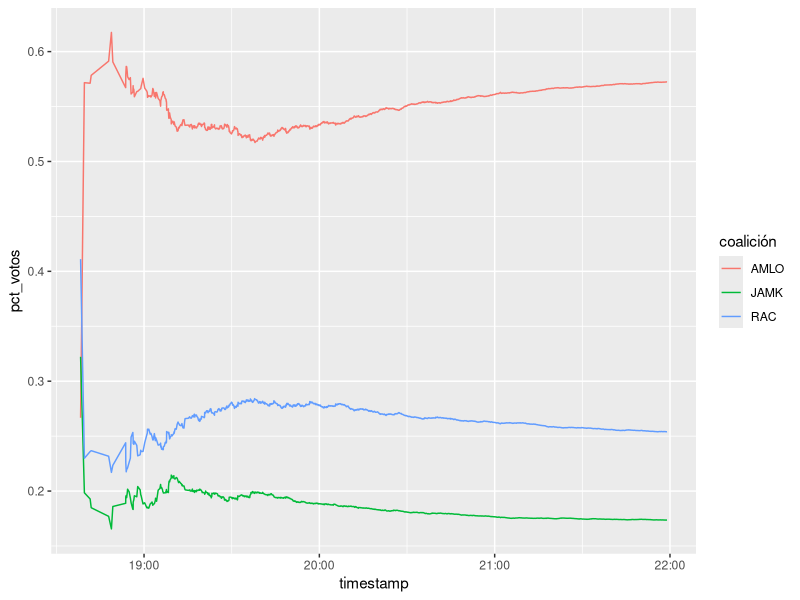
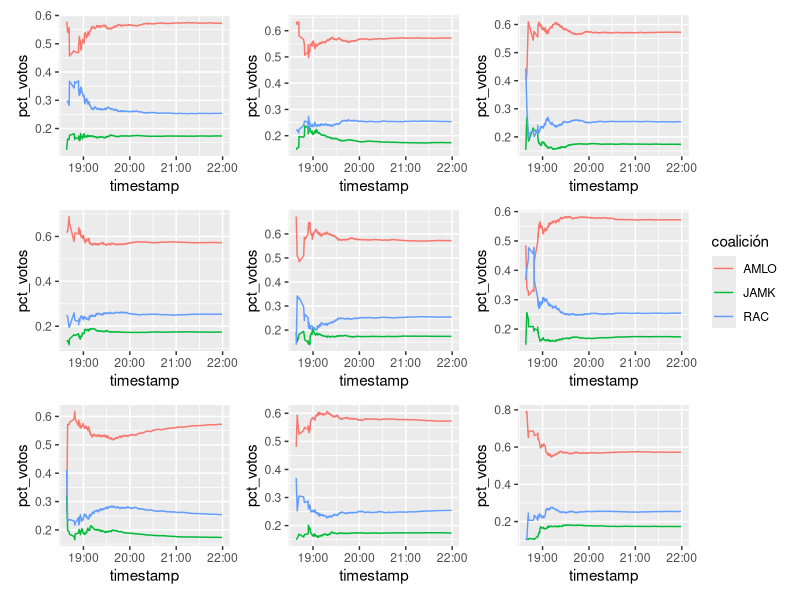
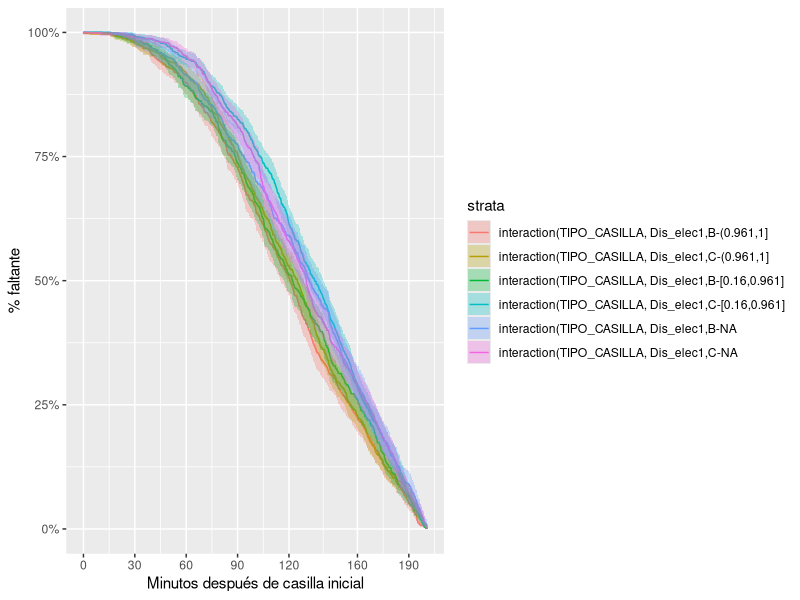

R code for these plots, in order:
## ---- chunk 1
library(tidyverse)
library(lubridate)
library(patchwork)
install.packages("ggfortify")
## ---- chunk 2
#remesas <- read_delim("../datos/REMESAS0100012200.txt", delim = "|", skip = 1) %>%
#  mutate(timestamp = ymd_hms(paste(ANIO, MES, DIA, HORA, MINUTOS, SEGUNDOS, sep = "-")))
remesas <- read_csv("../datos/REMESAS0100012200_.txt") %>% 
  mutate(timestamp = ymd_hms(paste(ANIO, MES, DIA, HORA, MINUTOS, SEGUNDOS, sep = "-")))
## ---- chunk 3
graficar_acumulados <- function(votos, reordenar = FALSE){
  if(reordenar){
    votos <- votos %>% 
      group_by(timestamp) %>% 
      nest() %>% 
      ungroup() %>% 
      mutate(timestamp = sample(timestamp, length(timestamp))) %>% 
      unnest(cols = data)
  }
  votos_pct <- votos %>% 
    filter(coalición != "JHRC") %>% 
    group_by(timestamp, coalición) %>% 
    summarise(num_votos = sum(num_votos), .groups = "drop") %>% 
    group_by(coalición)  %>%
    arrange(timestamp) %>% 
    mutate(acum_votos = cumsum(num_votos)) %>% 
    group_by(timestamp) %>% 
    mutate(total_votos = sum(acum_votos),
         pct_votos = acum_votos / total_votos) 
  graf <- ggplot(votos_pct, aes(x = timestamp, y = pct_votos, group = coalición, colour = coalición)) +
  geom_line()
  graf
}
## ---- chunk 4
votos <- remesas %>% select(timestamp, RAC:JHRC) %>% 
  pivot_longer(RAC:JHRC, names_to = "coalición", values_to = "num_votos")
g_datos <- graficar_acumulados(votos)
g_datos
## ---- chunk 5
grafs_lista <- map(1:9, ~ graficar_acumulados(votos, reordenar = TRUE)) 
grafs_lista[[sample(1:9, 1)]] <- g_datos
wrap_plots(grafs_lista, ncol = 3, guides = "collect")
## ---- chunk 6
library(survival)
library(ggfortify)
llegadas_tbl <- remesas %>% select(timestamp, TIPO_CASILLA, RAC, JAMK, AMLO, 
                                   Dis_elec1, Dis_tele1, Dis_lava1, Viv_tot) %>%
  mutate(across(starts_with("Dis_"), ~ .x / Viv_tot)) %>%  
  mutate(across(starts_with("Dis_"), ~ cut_number(.x, 2) %>% as.character)) %>% 
  mutate(across(starts_with("Dis_"), ~ ifelse(is.na(.x), "NA", .x))) %>% 
  mutate(tiempo = difftime(timestamp , min(timestamp), units = "mins") %>% as.numeric) %>% 
  mutate(status= 1)
## ---- chunk 7
llegadas_tbl <- llegadas_tbl %>% 
  mutate(y  = Surv(tiempo, status))
casillas_ajuste <- survfit(y ~ interaction(TIPO_CASILLA, Dis_elec1, sep = "-"), 
                  data = llegadas_tbl %>% filter(TIPO_CASILLA %in% c("B", "C")))
#autoplot(casillas_ajuste) + xlab("Minutos después de casilla inicial") + ylab("% faltante") + 
#  xlim(c(60, 180))
km_tbl <- fortify(casillas_ajuste) %>% 
  as_tibble() %>% 
  mutate(strata = as.character(strata)) %>% 
  separate(strata, into = c("tipo_casilla", "dis_elec"), sep = 2)  
autoplot(casillas_ajuste) + xlab("Minutos después de casilla inicial") + ylab("% faltante") + 
  xlim(c(60, 180)) +scale_x_continuous(breaks = c(0,30, 60,90, 120, 160, 190))
